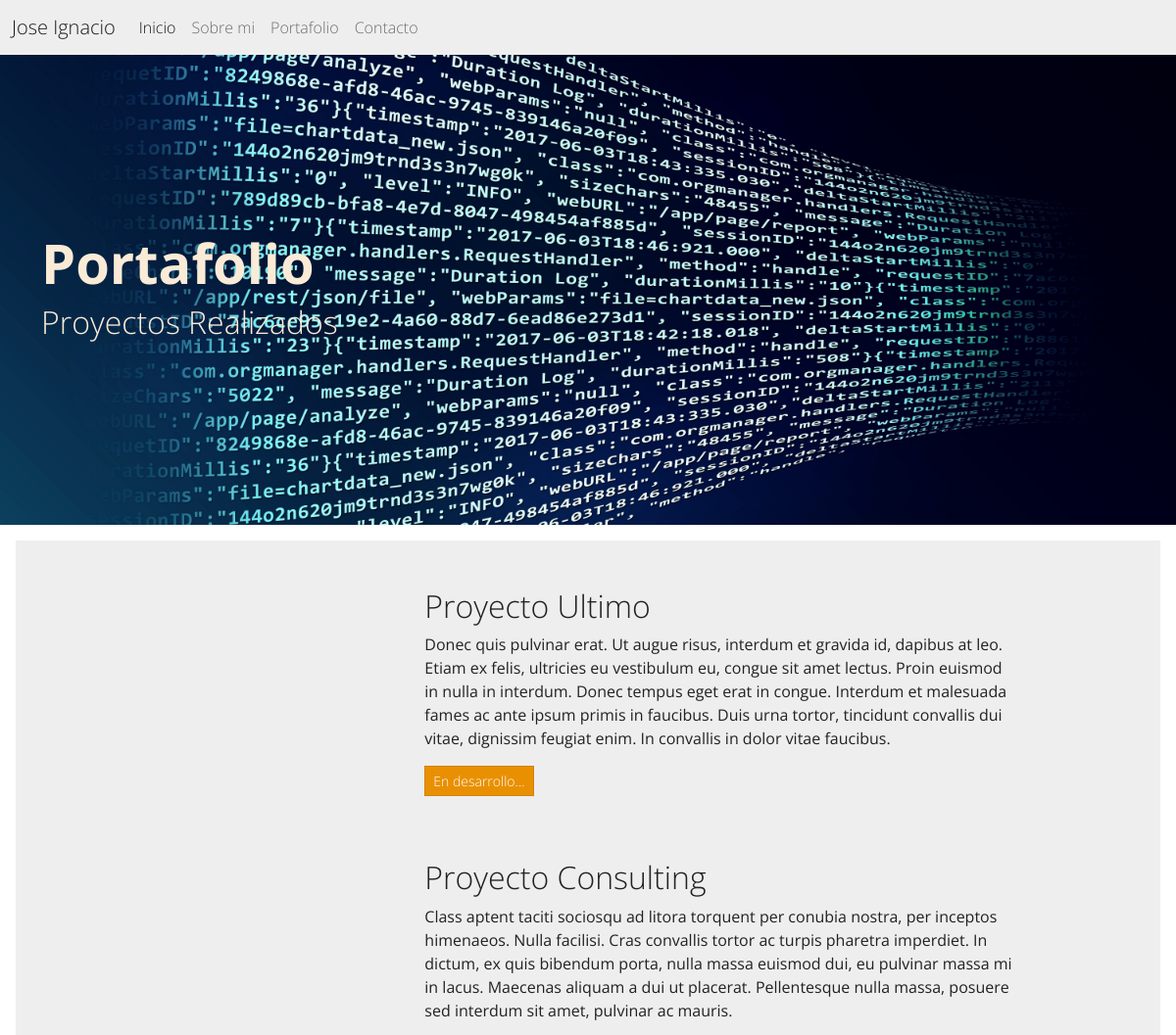
/portfolio/ (upper part), run on an earlier commit of the app's database.
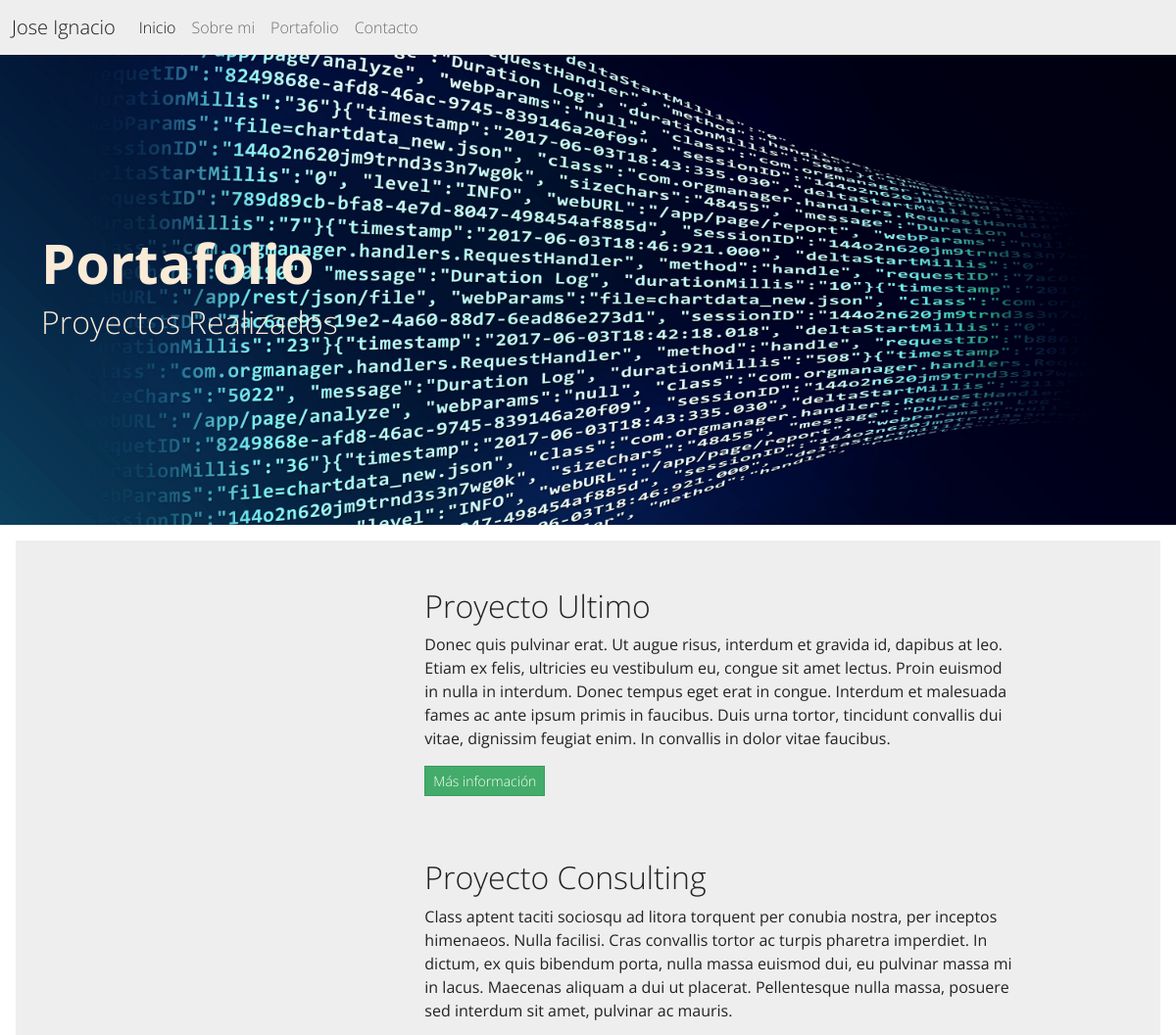
And on a later commit of the database.
### portfolio/models.py (models this page shows, shortened)
class Project(models.Model):
    title = models.CharField(max_length=150, verbose_name='Título')
    description = models.TextField(verbose_name='Descripción')
    image = models.ImageField(upload_to='projects', verbose_name='Imagen')
    link = models.URLField(max_length=180, blank=True, null=True, verbose_name='Enlace')
    created = models.DateTimeField(auto_now_add=True, verbose_name='Fecha Creación')
    updated = models.DateTimeField(auto_now=True, verbose_name='Fecha Modificación')
    class Meta:
        verbose_name = 'proyecto'
        verbose_name_plural = 'proyectos'
        ordering = ['-created']

### portfolio/views.py (the view)
# urls.py: path('portfolio/', portfolio_views.portfolio, name='portfolio'),
def portfolio(request):
    projects = Project.objects.all()
    return render(request, 'portfolio/portfolio.html', {'projects':projects})

### portfolio/templates/portfolio/portfolio.html (shortened to what this page needs)
{% extends 'core/base.html' %}
{% block image-header %} portfolio {% endblock %}
{% block title-header %}
<div>
    <h1 class="display-4 fw-bold">Portafolio</h1>
</div>
<div>
    <h3 class="fs-2">Proyectos Realizados</h3>
</div>
{% endblock %}
{% block content %}
{% load static %}
{% for project in projects %}
<div class="row project mb-5">
    <div class="col-lg-3 col-md-4 offset-lg-1">
    </div>
    <div class="col-lg-7 col-md-8">
        <h2 class="section-heading title">{{ project.title }}</h2>
        <p>{{ project.description }}</p>
        {% if project.link %}
            <p><a class="btn btn-sm btn-success" href="{{ project.link }}">Más información</a></p>
        {% else %}
            <p class="btn btn-sm btn-warning">En desarrollo...</p>
        {% endif %}
    </div>
</div>
{% endfor %}
{% endblock %}

What changed in the data, as far as the page shows it:
changed Project "Proyecto Ultimo": link "En desarrollo..." → "Más información"
